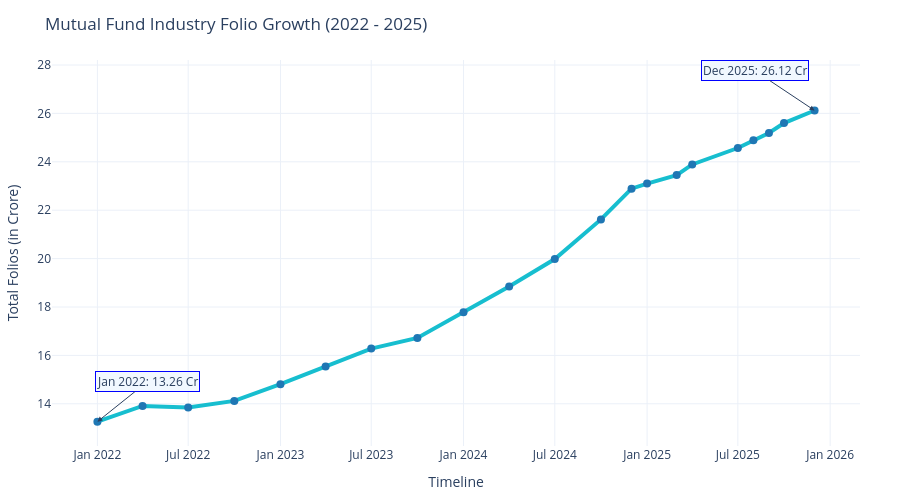

Notebook code for this chart:
### Markdown cell above
### **Task 7: Folio Count Growth (Jan 2022 to Dec 2025)**

### Code cell
# DATA ENGINEERING & DYNAMIC COLUMN MAPPING

# Dynamically identify the temporal tracking column to ensure structural flexibility
date_col = 'month' if 'month' in folio_df.columns else folio_df.columns[0]

# Standardize text/object entries into native datetime64[ns] format for correct chronological ordering
folio_df[date_col] = pd.to_datetime(folio_df[date_col])

# Fallback column selection logic: Use explicit 'total_folios' or default to the second index column
target_y = 'total_folios' if 'total_folios' in folio_df.columns else folio_df.columns[1]

# INTERACTIVE VISUALIZATION DEFINITION (PLOTLY TIME-SERIES)

# Construct a high-density trend line to showcase investor account growth rates
fig = px.line(
    folio_df, 
    x=date_col, 
    y=target_y,
    title='Mutual Fund Industry Folio Growth (2022 - 2025)',
    labels={date_col: 'Timeline', target_y: 'Total Folios (in Crore)'},
    template='plotly_white',
    markers=True  # Enables discrete data points to isolate individual reporting milestones
)

# STRATEGIC KPI MILESTONE ANNOTATIONS

# Anchor the baseline structural metric at the start of the evaluation horizon
fig.add_annotation(
    x="2022-01-01", 
    y=13.26,
    text="Jan 2022: 13.26 Cr",
    showarrow=True, arrowhead=2, ax=50, ay=-40, 
    bgcolor="rgba(240, 248, 255, 0.9)", bordercolor="blue"
)

# Highlight the terminal all-time high milestone achieved at the end of 2025
fig.add_annotation(
    x="2025-12-01", 
    y=26.12,
    text="Dec 2025: 26.12 Cr",
    showarrow=True, arrowhead=2, ax=-60, ay=-40, 
    bgcolor="rgba(240, 248, 255, 0.9)", bordercolor="blue"
)

# Enforce clean corporate aesthetics with explicit stroke width and contrasting marker nodes
fig.update_traces(
    line_color='#17becf', 
    line_width=4, 
    marker=dict(size=8, color='#1f77b4')
)

# Optimize spacing layout boundaries to prevent clipping across dynamic web viewports
fig.update_layout(
    height=500, 
    margin=dict(l=40, r=40, t=60, b=40)
)

# Render the interactive time-series pipeline dashboard
fig.write_image("../reports/charts/Folio_Count_Growth.png")
fig.show()

### Figure 1 — Plotly figure (JSON) as saved in the notebook; plotly's stock layout.template omitted (floating-point values rounded to 4 significant figures)
{"data": [{"hovertemplate": "Timeline=%{x}<br>Total Folios (in Crore)=%{y}<extra></extra>", "legendgroup": "", "line": {"color": "#17becf", "dash": "solid", "width": 4}, "marker": {"color": "#1f77b4", "size": 8, "symbol": "circle"}, "mode": "lines+markers", "name": "", "orientation": "v", "showlegend": false, "type": "scatter", "x": ["2022-01-01T00:00:00", "2022-04-01T00:00:00", "2022-07-01T00:00:00", "2022-10-01T00:00:00", "2023-01-01T00:00:00", "2023-04-01T00:00:00", "2023-07-01T00:00:00", "2023-10-01T00:00:00", "2024-01-01T00:00:00", "2024-04-01T00:00:00", "2024-07-01T00:00:00", "2024-10-01T00:00:00", "2024-12-01T00:00:00", "2025-01-01T00:00:00", "2025-03-01T00:00:00", "2025-04-01T00:00:00", "2025-07-01T00:00:00", "2025-08-01T00:00:00", "2025-09-01T00:00:00", "2025-10-01T00:00:00", "2025-12-01T00:00:00"], "xaxis": "x", "y": [13.26, 13.91, 13.85, 14.12, 14.81, 15.54, 16.28, 16.72, 17.78, 18.85, 19.98, 21.62, 22.89, 23.1, 23.45, 23.89, 24.57, 24.89, 25.19, 25.6, 26.12], "yaxis": "y"}], "layout": {"annotations": [{"arrowhead": 2, "ax": 50, "ay": -40, "bgcolor": "rgba(240, 248, 255, 0.9)", "bordercolor": "blue", "showarrow": true, "text": "Jan 2022: 13.26 Cr", "x": "2022-01-01", "y": 13.26}, {"arrowhead": 2, "ax": -60, "ay": -40, "bgcolor": "rgba(240, 248, 255, 0.9)", "bordercolor": "blue", "showarrow": true, "text": "Dec 2025: 26.12 Cr", "x": "2025-12-01", "y": 26.12}], "height": 500, "legend": {"tracegroupgap": 0}, "margin": {"b": 40, "l": 40, "r": 40, "t": 60}, "title": {"text": "Mutual Fund Industry Folio Growth (2022 - 2025)"}, "xaxis": {"anchor": "y", "domain": [0, 1], "title": {"text": "Timeline"}}, "yaxis": {"anchor": "x", "domain": [0, 1], "title": {"text": "Total Folios (in Crore)"}}}}
